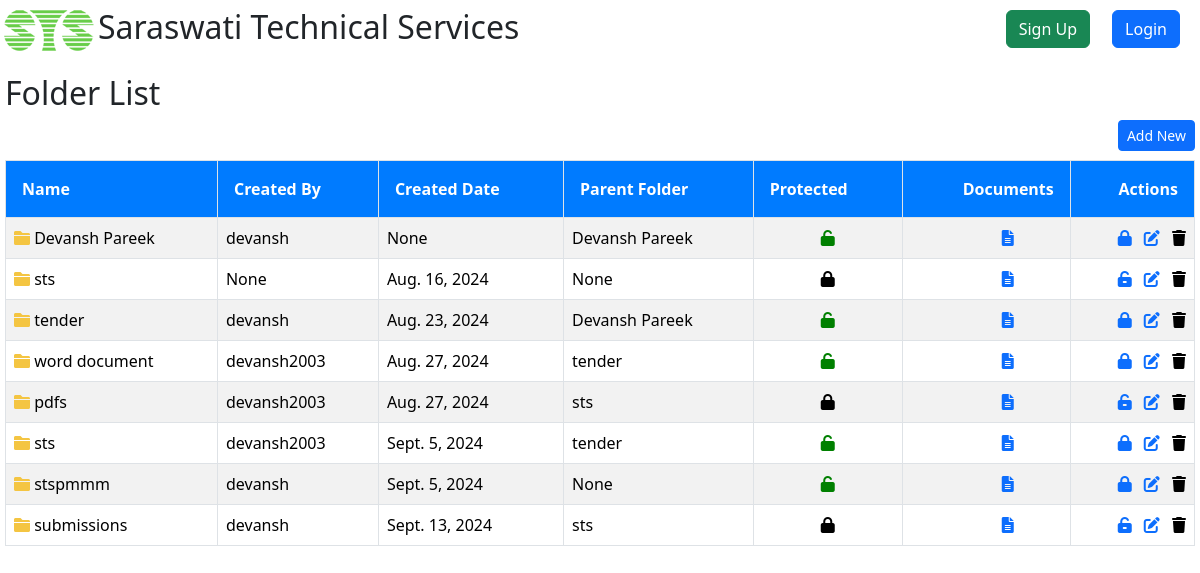
The app's page /docs/folderList/, older data.
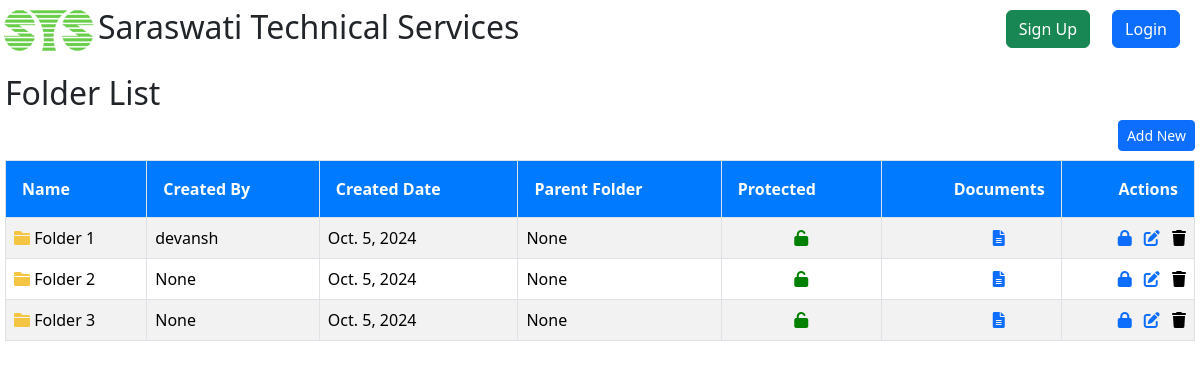
The same page, newer data.
### Docs/models.py (models this page shows)
class Folder(models.Model):
    name = models.CharField(max_length=30)
    createdBy = models.ForeignKey(User, on_delete=models.SET_NULL, blank=True, null=True, related_name='created_folders')
    createdDate = models.DateField(auto_now_add=True,blank=True, null=True)
    parentFolder = models.ForeignKey('self', on_delete=models.CASCADE, blank=True, null=True, related_name='subfolders')
    notes = models.TextField(blank=True, null=True)
    protected = models.BooleanField(default=False, blank=True, null=True)
    password = models.CharField(max_length=30, blank=True, null=True)
    def __str__(self):
        return self.name

### Docs/views.py (the view)
# urls.py: path('folderList/', views.folderList, name="folderList"),
def folderList(request):
    folders = Folder.objects.select_related('parentFolder').all()
    context = {"folders": folders}
    return render(request, "docs/folderList.html", context)

### Docs/templates/docs/folderList.html (shortened to what this page needs)
{% extends "registration/base.html" %}
{% block content %}
<h2>Folder List</h2>
<a href="{% url 'folderCreateView' %}">
    <button type="button" class="btn btn-primary btn-sm" style="float:right;">Add New</button>
</a>
<table class="table table-striped table-hover mt-5">
  <thead>
    <tr class="text-center">
      <th class="text-start border">Name</th>
      <th class="text-start border">Created By</th>
      <th class="text-start border">Created Date</th>
      <th class="text-start border">Parent Folder</th>
      <th class="text-start border">Protected</th>
      <th class="text-end border">Documents</th>
      <th class="text-end border">Actions</th>
    </tr>
  </thead>
  <tbody>
    {% for folder in folders %}
    <tr>
      <td class="text-start border">
        <i class="fas fa-folder" style="color: #f4c542;"></i> {{ folder.name }}
      </td>
      <td class="text-start border">{{ folder.createdBy }}</td>
      <td class="text-start border">{{ folder.createdDate }}</td>
      <td class="text-start border">{{ folder.parentFolder }}</td>
      <td class="text-center border justify-content-center align-items-center">
        {% if folder.protected %}
            <i class="fas fa-lock" style="color: black;"></i>
        {% else %}
            <i class="fas fa-unlock" style="color: green;"></i>
        {% endif %}
    </td>
      <td class="text-end border">
        <a href="{% url 'documentList' folder.id %}" class="mx-5" data-bs-toggle="tooltip" title="View Documents">
          <i class="fas fa-file-alt"></i>
        </a>
      </td>
      <td class="text-end border">
        <a href="#" class="lock-unlock-icon" data-folder-id="{{ folder.id }}" data-bs-toggle="tooltip" title="{% if folder.protected %}Unlock{% else %}Lock{% endif %}">{% if folder.protected %}<i class="fas fa-unlock-alt"></i>{% else %}<i class="fas fa-lock"></i>{% endif %}</a>
        <a href="{% url 'folderUpdateView' folder.id %}" class="mx-2"  data-bs-toggle="tooltip" title="Edit"><i class="fas fa-edit"></i></a>
        <form action="{% url 'folderDeleteView' folder.id %}" method="post" style="display:inline;" id="delete-form-{{ folder.id }}">
          <button type="submit" style="border:none; background:none; padding:0;" data-bs-toggle="tooltip" title="Delete">
            <i class="fas fa-trash"></i>
          </button>
        </form>
      </td>
    </tr>
    {% endfor %}
  </tbody>
</table>
{% endblock %}

Row changes from the older to the newer data that the page shows:
removed Folder: name "Devansh Pareek", createdBy "devansh", createdDate "None", parentFolder "Devansh Pareek", protected False (drawn)
removed Folder: name "sts", createdBy "None", createdDate "Aug. 16, 2024", parentFolder "None", protected True (drawn)
removed Folder: name "tender", createdBy "devansh", createdDate "Aug. 23, 2024", parentFolder "Devansh Pareek", protected False (drawn)
removed Folder: name "word document", createdBy "devansh2003", createdDate "Aug. 27, 2024", parentFolder "tender", protected False (drawn)
removed Folder: name "pdfs", createdBy "devansh2003", createdDate "Aug. 27, 2024", parentFolder "sts", protected True (drawn)
removed Folder: name "sts", createdBy "devansh2003", createdDate "Sept. 5, 2024", parentFolder "tender", protected False (drawn)
removed Folder: name "stspmmm", createdBy "devansh", createdDate "Sept. 5, 2024", parentFolder "None", protected False (drawn)
removed Folder: name "submissions", createdBy "devansh", createdDate "Sept. 13, 2024", parentFolder "sts", protected True (drawn)
added Folder: name "Folder 1", createdBy "devansh", createdDate "Oct. 5, 2024", parentFolder "None", protected False (drawn)
added Folder: name "Folder 2", createdBy "None", createdDate "Oct. 5, 2024", parentFolder "None", protected False (drawn)
added Folder: name "Folder 3", createdBy "None", createdDate "Oct. 5, 2024", parentFolder "None", protected False (drawn)
